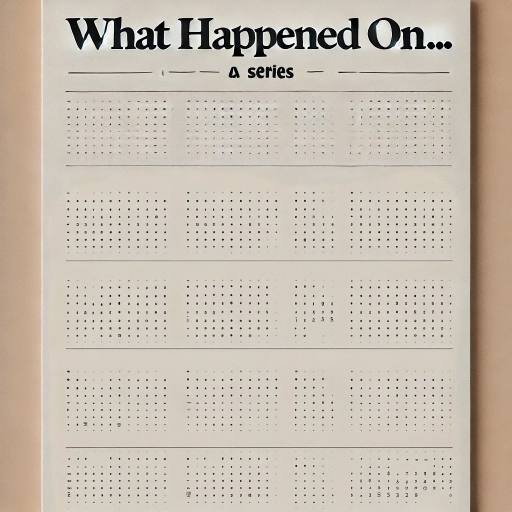
#> input picture pictures/9ecd1bab-a09d-40d8-832a-4b434c1a658a.webp, 1024 x 1024 px (shown at 1/2 size)
$ python -i adjust_backgrounds.py   (imports and definitions only)
#> lines starting #> are read from the running program, lines starting #| are printed output that depends on the picture
#!/usr/bin/env python3
"""
Adjust PNG backgrounds for print (stronger lightening + pop).
- Lists PNGs in ./backgrounds
- Pick by number(s) or 'all'
- Presets: Light, Strong, Ultra, and Auto (analyzes luminance)
- Vibrance (smart saturation) + Shadow lift + Midtone gamma
- Highlight protection + alpha preserved
- Renames original to *_old.png (auto-incrementing if exists),
  writes adjusted image with the original filename
Requires: Pillow, numpy
"""

import re
import shutil
import sys
from pathlib import Path

import numpy as np
from PIL import Image, ImageEnhance

sys.path.insert(0, str(Path(__file__).parent.parent))
from config import PROJECT_ROOT, BACKGROUNDS_DIR

# ---- Paths ----
SRC_DIR = BACKGROUNDS_DIR

# --------- Core helpers ---------
def split_alpha(img: Image.Image):
    if img.mode in ("RGBA", "LA"):
        rgb = img.convert("RGBA")
        base = rgb.convert("RGB")
        alpha = rgb.split()[-1]
        return base, alpha
    return img.convert("RGB"), None

def merge_alpha(rgb: Image.Image, alpha):
    if alpha is None:
        return rgb
    out = rgb.convert("RGBA")
    out.putalpha(alpha)
    return out

def to_np(img: Image.Image):
    return np.asarray(img, dtype=np.uint8)

def from_np(arr: np.ndarray, mode="RGB"):
    return Image.fromarray(arr.astype(np.uint8), mode=mode)

def luminance_np(rgb_np: np.ndarray):
    r, g, b = rgb_np[...,0], rgb_np[...,1], rgb_np[...,2]
    return (0.2126*r + 0.7152*g + 0.0722*b).astype(np.float32)

def gamma_map(rgb_np: np.ndarray, gamma: float):
    if abs(gamma - 1.0) < 1e-6:
        return rgb_np
    inv = 1.0 / gamma
    lut = (np.linspace(0, 1, 256) ** inv * 255.0 + 0.5).astype(np.uint8)
    return lut[rgb_np]

def shadow_lift(rgb_np: np.ndarray, lift: int = 16, threshold: int = 180):
    if lift <= 0:
        return rgb_np
    L = luminance_np(rgb_np)
    w = np.clip(1.0 - (L / float(max(threshold,1))), 0.0, 1.0)[..., None]
    out = rgb_np.astype(np.int16) + (lift * w).astype(np.int16)
    return np.clip(out, 0, 255).astype(np.uint8)

def vibrance(rgb_img: Image.Image, amount: float = 0.35, protect_high: bool = True):
    if amount <= 0:
        return rgb_img
    hsv = rgb_img.convert("HSV")
    h, s, v = hsv.split()
    s_np = np.array(s, dtype=np.float32)
    v_np = np.array(v, dtype=np.float32)

    s_norm = s_np / 255.0
    boost = amount * (1.0 - s_norm)

    if protect_high:
        v_norm = v_np / 255.0
        boost *= (1.0 - np.clip((v_norm - 0.85) / 0.15, 0.0, 1.0))

    s_new = np.clip(s_np + boost * 255.0, 0, 255).astype(np.uint8)
    hsv = Image.merge("HSV", (h, Image.fromarray(s_new, mode="L"), v))
    return hsv.convert("RGB")

def contrast_enhance(img: Image.Image, factor: float):
    if abs(factor - 1.0) < 1e-6:
        return img
    return ImageEnhance.Contrast(img).enhance(factor)

def brightness_enhance(img: Image.Image, factor: float):
    if abs(factor - 1.0) < 1e-6:
        return img
    return ImageEnhance.Brightness(img).enhance(factor)

def saturation_enhance(img: Image.Image, factor: float):
    if abs(factor - 1.0) < 1e-6:
        return img
    return ImageEnhance.Color(img).enhance(factor)

def highlight_protect(base_np: np.ndarray, pre_np: np.ndarray, start: int = 220, end: int = 255):
    L = luminance_np(base_np)
    t = np.clip((L - start) / max(end - start, 1), 0.0, 1.0)[..., None]
    out = (pre_np.astype(np.float32) * (1.0 - t) + base_np.astype(np.float32) * t)
    return np.clip(out, 0, 255).astype(np.uint8)

# --------- Preset engine ---------
def apply_preset(img: Image.Image, preset: str = "STRONG"):
    base, alpha = split_alpha(img)
    base_np = to_np(base)
    L = luminance_np(base_np)
    mean_L = float(L.mean())

    if preset.upper() == "AUTO":
        if mean_L < 110:
            params = dict(bright=1.28, contrast=0.93, gamma=0.80, lift=22, vib=0.45, sat=1.12)
        elif mean_L < 135:
            params = dict(bright=1.22, contrast=0.94, gamma=0.85, lift=18, vib=0.40, sat=1.10)
        else:
            params = dict(bright=1.16, contrast=0.96, gamma=0.90, lift=12, vib=0.30, sat=1.08)
    elif preset.upper() == "ULTRA":
        params = dict(bright=1.30, contrast=0.92, gamma=0.78, lift=26, vib=0.50, sat=1.14)
    elif preset.upper() == "LIGHT":
        params = dict(bright=1.12, contrast=0.97, gamma=0.92, lift=10, vib=0.20, sat=1.06)
    else:  # STRONG
        params = dict(bright=1.22, contrast=0.95, gamma=0.82, lift=20, vib=0.38, sat=1.12)

    work = brightness_enhance(base, params["bright"])
    work = contrast_enhance(work, params["contrast"])
    work = saturation_enhance(work, params["sat"])
    work_np = gamma_map(to_np(work), params["gamma"])
    work_np = shadow_lift(work_np, lift=params["lift"], threshold=185)
    work = from_np(work_np, "RGB")
    work = vibrance(work, amount=params["vib"], protect_high=True)
    work_np = highlight_protect(base_np, to_np(work), start=225, end=255)

    return merge_alpha(from_np(work_np, "RGB"), alpha)

# --------- Helpers ---------
# [13 lines left out: function next_old_name, not called in this run]

def list_pngs(src_dir: Path):
    return sorted([p for p in src_dir.glob("*.png") if p.is_file()])

# [64 lines left out: functions parse_selection, main, not called in this run]

# [2 lines not run here, left out]

>>> from PIL import Image
>>> picture = Image.open('../pictures/9ecd1bab-a09d-40d8-832a-4b434c1a658a.webp')
#> picture is the input picture: PIL image 1024x1024 RGB; mean R, G, B 199.5, 189.1, 176.2
>>> result = apply_preset(picture)
#> in luminance_np, `r, g, b = rgb_np[...,0], rgb_np[...,1], rgb_np[...,2]`:
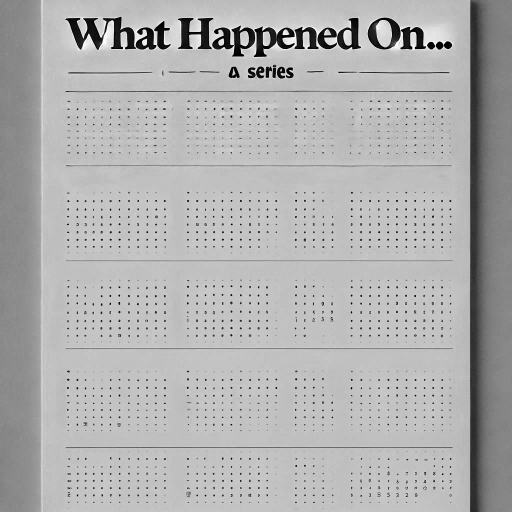
#> b: shape (1024, 1024) (shown at 1/2 size); min 0, max 255, mean 176.2
#> in apply_preset, `mean_L = float(L.mean())`: mean_L = 190.4
#> in brightness_enhance, `return ImageEnhance.Brightness(img).enhance(factor)`:
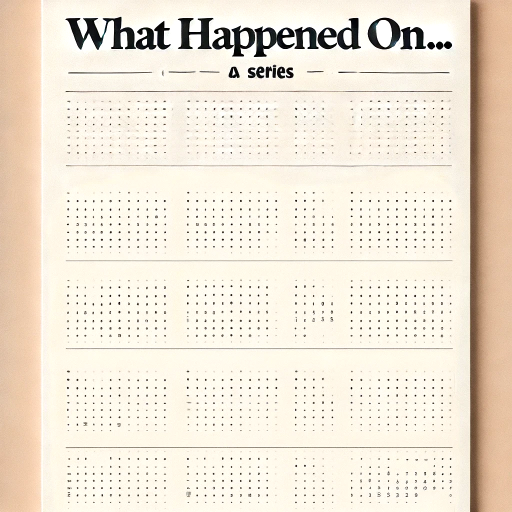
#> returned value: PIL image 1024x1024 RGB (shown at 1/2 size); mean R, G, B 239.6, 229.5, 214.1
#> in gamma_map, `inv = 1.0 / gamma`: inv = 1.22
#> in gamma_map, `lut = (np.linspace(0, 1, 256) ** inv * 255.0 + 0.5).astype(np.uint8)`: lut = 256 values from 0 to 255
#> in luminance_np (call 2), `r, g, b = rgb_np[...,0], rgb_np[...,1], rgb_np[...,2]`:
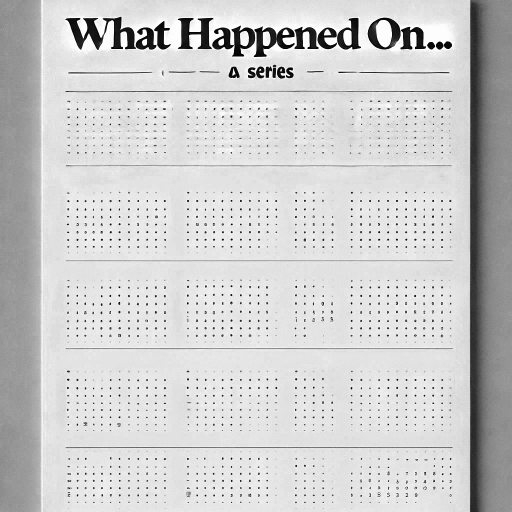
#> b: shape (1024, 1024) (shown at 1/2 size); min 4, max 254, mean 205.3
#> in vibrance, `hsv = rgb_img.convert("HSV")`: hsv: PIL image 1024x1024 HSV; mean H, S, V 30.3, 35.8, 237.9
#> in vibrance, `boost = amount * (1.0 - s_norm)`:
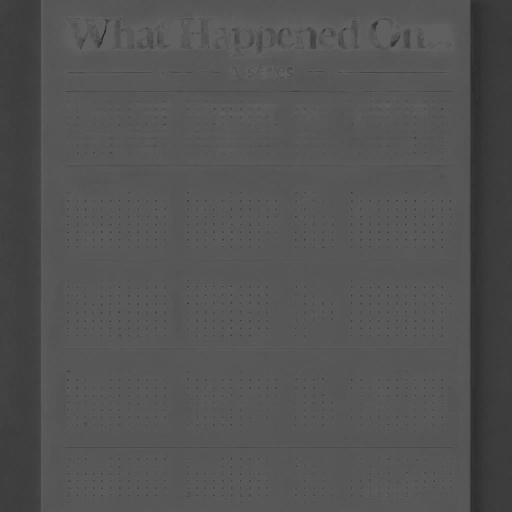
#> boost: shape (1024, 1024) float32 (shown at 1/2 size); min 0.113, max 0.38, mean 0.327
#> in vibrance, `s_new = np.clip(s_np + boost * 255.0, 0, 255).astype(np.uint8)`:
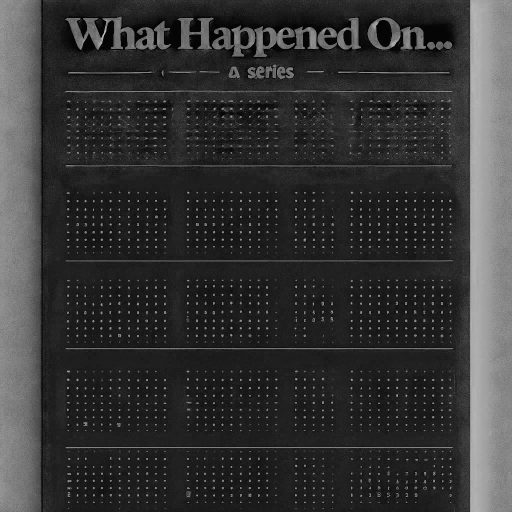
#> s_new: shape (1024, 1024) (shown at 1/2 size); min 5, max 207, mean 52.6
#> in vibrance, `hsv = Image.merge("HSV", (h, Image.fromarray(s_new, mode="L"), v))`: hsv: PIL image 1024x1024 HSV; mean H, S, V 30.3, 52.6, 237.9
#> in vibrance, `return hsv.convert("RGB")`:
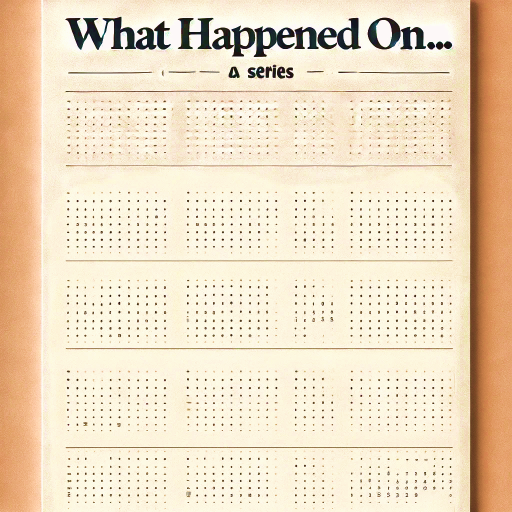
#> returned value: PIL image 1024x1024 RGB (shown at 1/2 size); mean R, G, B 237.5, 219.8, 193.5
#> in highlight_protect, `t = np.clip((L - start) / max(end - start, 1), 0.0, 1.0)[..., None]`:
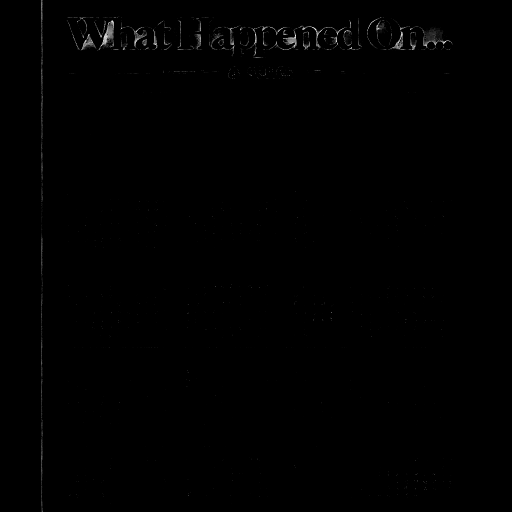
#> t: shape (1024, 1024, 1) float32 (shown at 1/2 size); min 0, max 1, mean 0.00354
